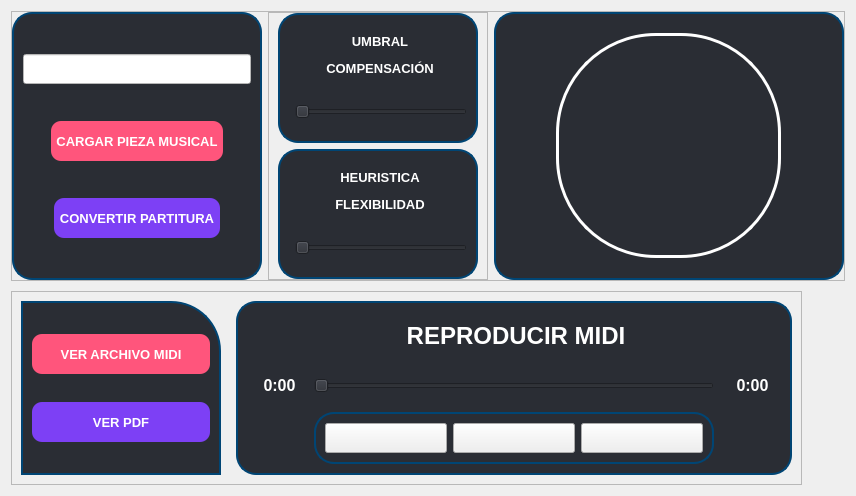
            <widget class="QWidget" name="accounts_page">
             <property name="styleSheet">
              <string notr="true"/>
             </property>
             <layout class="QVBoxLayout" name="verticalLayout_4">
              <property name="spacing">
               <number>10</number>
              </property>
              <item alignment="Qt::AlignLeft">
               <widget class="QFrame" name="top_frame">
                <property name="frameShape">
                 <enum>QFrame::StyledPanel</enum>
                </property>
                <property name="frameShadow">
                 <enum>QFrame::Raised</enum>
                </property>
                <layout class="QHBoxLayout" name="horizontalLayout_7">
                 <property name="leftMargin">
                  <number>0</number>
                 </property>
                 <property name="topMargin">
                  <number>0</number>
                 </property>
                 <property name="rightMargin">
                  <number>0</number>
                 </property>
                 <property name="bottomMargin">
                  <number>0</number>
                 </property>
                 <item alignment="Qt::AlignLeft">
                  <widget class="QFrame" name="loadWavFrame">
                   <property name="minimumSize">
                    <size>
                     <width>250</width>
                     <height>100</height>
                    </size>
                   </property>
                   <property name="maximumSize">
                    <size>
                     <width>600</width>
                     <height>300</height>
                    </size>
                   </property>
                   <property name="font">
                    <font>
                     <pointsize>8</pointsize>
                     <weight>50</weight>
                     <bold>false</bold>
                    </font>
                   </property>
                   <property name="styleSheet">
                    <string notr="true">QPushButton{
	color: rgb(255, 255, 255);
	background-color: rgba(255,85,124 255);
	border: 4px;
	border-radius: 10px;
	padding: 5px;

}
QPushButton:hover{
	/*background-color: rgb(0, 92, 157);*/
	border: 2px solid rgb(255, 255, 255);
}
QFrame{	
	color: rgb(255, 255, 255);
	background-color: rgba(42,45,52,255);
	border: 2px solid rgb(0, 69, 116);
	border-radius: 20px;
}

QLabel{
	padding: 10px;
	border: none;
}</string>
                   </property>
                   <property name="frameShape">
                    <enum>QFrame::StyledPanel</enum>
                   </property>
                   <property name="frameShadow">
                    <enum>QFrame::Raised</enum>
                   </property>
                   <layout class="QGridLayout" name="gridLayout">
                    <item row="3" column="0" alignment="Qt::AlignHCenter">
                     <widget class="QPushButton" name="scoreGenerateButton">
                      <property name="minimumSize">
                       <size>
                        <width>0</width>
                        <height>40</height>
                       </size>
                      </property>
                      <property name="maximumSize">
                       <size>
                        <width>200</width>
                        <height>16777215</height>
                       </size>
                      </property>
                      <property name="font">
                       <font>
                        <pointsize>10</pointsize>
                        <weight>75</weight>
                        <bold>true</bold>
                       </font>
                      </property>
                      <property name="styleSheet">
                       <string notr="true">
background-color: rgba(125,64,245,255);

</string>
                      </property>
                      <property name="text">
                       <string>CONVERTIR PARTITURA</string>
                      </property>
                     </widget>
                    </item>
                    <item row="1" column="0" alignment="Qt::AlignHCenter">
                     <widget class="QPushButton" name="loadWavButton">
                      <property name="minimumSize">
                       <size>
                        <width>0</width>
                        <height>40</height>
                       </size>
                      </property>
                      <property name="maximumSize">
                       <size>
                        <width>200</width>
                        <height>16777215</height>
                       </size>
                      </property>
                      <property name="font">
                       <font>
                        <family>MS Shell Dlg 2</family>
                        <pointsize>10</pointsize>
                        <weight>75</weight>
                        <italic>false</italic>
                        <bold>true</bold>
                        <underline>false</underline>
                       </font>
                      </property>
                      <property name="styleSheet">
                       <string notr="true"/>
                      </property>
                      <property name="text">
                       <string>CARGAR PIEZA MUSICAL</string>
                      </property>
                     </widget>
                    </item>
                    <item row="0" column="0">
                     <widget class="QLineEdit" name="loadWavEditLine">
                      <property name="enabled">
                       <bool>true</bool>
                      </property>
                      <property name="minimumSize">
                       <size>
                        <width>30</width>
                        <height>30</height>
                       </size>
                      </property>
                      <property name="styleSheet">
                       <string notr="true">background-color: rgb(255, 255, 255);
font: 12pt &quot;MS Shell Dlg 2&quot;;</string>
                      </property>
                      <property name="text">
                       <string/>
                      </property>
                     </widget>
                    </item>
                   </layout>
                  </widget>
                 </item>
                 <item alignment="Qt::AlignLeft|Qt::AlignVCenter">
                  <widget class="QFrame" name="SettingsFrame">
                   <property name="frameShape">
                    <enum>QFrame::StyledPanel</enum>
                   </property>
                   <property name="frameShadow">
                    <enum>QFrame::Raised</enum>
                   </property>
                   <layout class="QGridLayout" name="gridLayout_2">
                    <property name="topMargin">
                     <number>0</number>
                    </property>
                    <property name="bottomMargin">
                     <number>0</number>
                    </property>
                    <item row="0" column="0" alignment="Qt::AlignLeft">
                     <widget class="QFrame" name="umbralFrame">
                      <property name="minimumSize">
                       <size>
                        <width>200</width>
                        <height>100</height>
                       </size>
                      </property>
                      <property name="maximumSize">
                       <size>
                        <width>200</width>
                        <height>300</height>
                       </size>
                      </property>
                      <property name="styleSheet">
                       <string notr="true">QFrame{	
	color: rgb(255, 255, 255);
	background-color: rgba(42,45,52,255);
	border: 2px solid rgb(0, 69, 116);
	border-radius: 20px;
}
QPushButton{	
	color: rgb(255, 255, 255);
	background-color: rgb(0, 69, 116);
	border: none;
	border-radius: 10px;
}
QLabel{
	padding: 10px;
	border: none;
}</string>
                      </property>
                      <property name="frameShape">
                       <enum>QFrame::StyledPanel</enum>
                      </property>
                      <property name="frameShadow">
                       <enum>QFrame::Raised</enum>
                      </property>
                      <layout class="QFormLayout" name="formLayout_2">
                       <item row="1" column="1">
                        <widget class="QSlider" name="umbralSlider">
                         <property name="minimumSize">
                          <size>
                           <width>0</width>
                           <height>40</height>
                          </size>
                         </property>
                         <property name="maximumSize">
                          <size>
                           <width>200</width>
                           <height>16777215</height>
                          </size>
                         </property>
                         <property name="styleSheet">
                          <string notr="true">background-color: rgba(42,45,52,255)</string>
                         </property>
                         <property name="orientation">
                          <enum>Qt::Horizontal</enum>
                         </property>
                        </widget>
                       </item>
                       <item row="0" column="0" colspan="2">
                        <widget class="QLabel" name="umbralLabel">
                         <property name="maximumSize">
                          <size>
                           <width>200</width>
                           <height>80</height>
                          </size>
                         </property>
                         <property name="font">
                          <font>
                           <pointsize>12</pointsize>
                           <weight>75</weight>
                           <bold>true</bold>
                          </font>
                         </property>
                         <property name="text">
                          <string>&lt;html&gt;&lt;head/&gt;&lt;body&gt;&lt;p align=&quot;center&quot;&gt;&lt;span style=&quot; font-size:10pt; font-weight:600;&quot;&gt;UMBRAL&lt;/span&gt;&lt;/p&gt;&lt;p align=&quot;center&quot;&gt;&lt;span style=&quot; font-size:10pt; font-weight:600;&quot;&gt;COMPENSACIÓN&lt;/span&gt;&lt;/p&gt;&lt;/body&gt;&lt;/html&gt;</string>
                         </property>
                        </widget>
                       </item>
                      </layout>
                     </widget>
                    </item>
                    <item row="1" column="0" alignment="Qt::AlignLeft">
                     <widget class="QFrame" name="heuristicaFrame">
                      <property name="minimumSize">
                       <size>
                        <width>200</width>
                        <height>100</height>
                       </size>
                      </property>
                      <property name="maximumSize">
                       <size>
                        <width>200</width>
                        <height>300</height>
                       </size>
                      </property>
                      <property name="styleSheet">
                       <string notr="true">QFrame{	
	color: rgb(255, 255, 255);
	background-color: rgba(42,45,52,255);
	border: 2px solid rgb(0, 69, 116);
	border-radius: 20px;
}
QPushButton{	
	color: rgb(255, 255, 255);
	background-color: rgb(0, 69, 116);
	border: none;
	border-radius: 10px;
}
QLabel{
	padding: 10px;
	border: none;
}</string>
                      </property>
                      <property name="frameShape">
                       <enum>QFrame::StyledPanel</enum>
                      </property>
                      <property name="frameShadow">
                       <enum>QFrame::Raised</enum>
                      </property>
                      <layout class="QFormLayout" name="formLayout_4">
                       <item row="1" column="1">
                        <widget class="QSlider" name="heuristicaSlider">
                         <property name="minimumSize">
                          <size>
                           <width>0</width>
                           <height>40</height>
                          </size>
                         </property>
                         <property name="maximumSize">
                          <size>
                           <width>200</width>
                           <height>16777215</height>
                          </size>
                         </property>
                         <property name="styleSheet">
                          <string notr="true">background-color: rgba(42,45,52,255)</string>
                         </property>
                         <property name="orientation">
                          <enum>Qt::Horizontal</enum>
                         </property>
                        </widget>
                       </item>
                       <item row="0" column="0" colspan="2">
                        <widget class="QLabel" name="heuristicaLabel">
                         <property name="maximumSize">
                          <size>
                           <width>200</width>
                           <height>80</height>
                          </size>
                         </property>
                         <property name="font">
                          <font>
                           <pointsize>12</pointsize>
                           <weight>75</weight>
                           <bold>true</bold>
                          </font>
                         </property>
                         <property name="text">
                          <string>&lt;html&gt;&lt;head/&gt;&lt;body&gt;&lt;p align=&quot;center&quot;&gt;&lt;span style=&quot; font-size:10pt;&quot;&gt;HEURISTICA&lt;/span&gt;&lt;/p&gt;&lt;p align=&quot;center&quot;&gt;&lt;span style=&quot; font-size:10pt;&quot;&gt;FLEXIBILIDAD&lt;/span&gt;&lt;/p&gt;&lt;/body&gt;&lt;/html&gt;</string>
                         </property>
                        </widget>
                       </item>
                      </layout>
                     </widget>
                    </item>
                   </layout>
                  </widget>
                 </item>
                 <item alignment="Qt::AlignLeft">
                  <widget class="QFrame" name="statusFrame">
                   <property name="minimumSize">
                    <size>
                     <width>350</width>
                     <height>0</height>
                    </size>
                   </property>
                   <property name="styleSheet">
                    <string notr="true">QFrame{	
	color: rgb(255, 255, 255);
	background-color: rgba(42,45,52,255);
	border: 2px solid rgb(0, 69, 116);
	border-radius: 20px;
}
QPushButton{	
	color: rgb(255, 255, 255);
	background-color: rgb(0, 69, 116);
	border: none;
	border-radius: 10px;
}
QLabel{
	padding: 10px;
	border: none;
}</string>
                   </property>
                   <property name="frameShape">
                    <enum>QFrame::StyledPanel</enum>
                   </property>
                   <property name="frameShadow">
                    <enum>QFrame::Raised</enum>
                   </property>
                   <layout class="QGridLayout" name="gridLayout_6">
                    <item row="0" column="0" alignment="Qt::AlignHCenter|Qt::AlignVCenter">
                     <widget class="QFrame" name="progress_cont">
                      <property name="minimumSize">
                       <size>
                        <width>225</width>
                        <height>225</height>
                       </size>
                      </property>
                      <property name="maximumSize">
                       <size>
                        <width>225</width>
                        <height>225</height>
                       </size>
                      </property>
                      <property name="styleSheet">
                       <string notr="true">QFrame{		
	background-color: rgb(255, 255, 255,0);
	border: 3px solid rgb(255, 255, 255);
	border-radius: 100px;
}</string>
                      </property>
                      <property name="frameShape">
                       <enum>QFrame::NoFrame</enum>
                      </property>
                      <property name="frameShadow">
                       <enum>QFrame::Raised</enum>
                      </property>
                      <layout class="QHBoxLayout" name="horizontalLayout_9">
                       <item>
                        <widget class="roundProgressBar" name="progress" native="true">
                         <property name="styleSheet">
                          <string notr="true">border-radius: 0px;
background-color: rgba(255, 255, 255,0);</string>
                         </property>
                        </widget>
                       </item>
                      </layout>
                     </widget>
                    </item>
                   </layout>
                  </widget>
                 </item>
                </layout>
               </widget>
              </item>
              <item alignment="Qt::AlignLeft">
               <widget class="QFrame" name="bottom_frame">
                <property name="frameShape">
                 <enum>QFrame::StyledPanel</enum>
                </property>
                <property name="frameShadow">
                 <enum>QFrame::Raised</enum>
                </property>
                <layout class="QGridLayout" name="gridLayout_3">
                 <property name="horizontalSpacing">
                  <number>15</number>
                 </property>
                 <item row="0" column="0" alignment="Qt::AlignLeft">
                  <widget class="QFrame" name="login_response_frame_7">
                   <property name="minimumSize">
                    <size>
                     <width>200</width>
                     <height>100</height>
                    </size>
                   </property>
                   <property name="maximumSize">
                    <size>
                     <width>600</width>
                     <height>300</height>
                    </size>
                   </property>
                   <property name="font">
                    <font>
                     <pointsize>8</pointsize>
                     <weight>50</weight>
                     <bold>false</bold>
                    </font>
                   </property>
                   <property name="styleSheet">
                    <string notr="true">QPushButton{
	color: rgb(255, 255, 255);
	background-color: rgba(255,85,124 255);
	border: 4px;
	border-radius: 10px;
	padding: 5px;

}
QPushButton:hover{
	border: 2px solid rgb(255, 255, 255);
}

QFrame{	
	color: rgb(255, 255, 255);
	background-color: rgba(42,45,52,255);
	border: 2px solid rgb(0, 69, 116);
	border-top-right-radius: 50px;
}
QLabel{
	padding: 10px;
	border: none;
}</string>
                   </property>
                   <property name="frameShape">
                    <enum>QFrame::StyledPanel</enum>
                   </property>
                   <property name="frameShadow">
                    <enum>QFrame::Raised</enum>
                   </property>
                   <layout class="QVBoxLayout" name="verticalLayout_10">
                    <item>
                     <widget class="QPushButton" name="generarMIDIButton">
                      <property name="minimumSize">
                       <size>
                        <width>0</width>
                        <height>40</height>
                       </size>
                      </property>
                      <property name="maximumSize">
                       <size>
                        <width>200</width>
                        <height>16777215</height>
                       </size>
                      </property>
                      <property name="font">
                       <font>
                        <family>MS Shell Dlg 2</family>
                        <pointsize>10</pointsize>
                        <weight>75</weight>
                        <italic>false</italic>
                        <bold>true</bold>
                        <underline>false</underline>
                       </font>
                      </property>
                      <property name="styleSheet">
                       <string notr="true"/>
                      </property>
                      <property name="text">
                       <string>VER ARCHIVO MIDI</string>
                      </property>
                     </widget>
                    </item>
                    <item>
                     <widget class="QPushButton" name="generarPDFButton">
                      <property name="minimumSize">
                       <size>
                        <width>0</width>
                        <height>40</height>
                       </size>
                      </property>
                      <property name="maximumSize">
                       <size>
                        <width>200</width>
                        <height>16777215</height>
                       </size>
                      </property>
                      <property name="font">
                       <font>
                        <pointsize>10</pointsize>
                        <weight>75</weight>
                        <bold>true</bold>
                       </font>
                      </property>
                      <property name="styleSheet">
                       <string notr="true">background-color: rgba(125,64,245,255);

</string>
                      </property>
                      <property name="text">
                       <string>VER PDF</string>
                      </property>
                     </widget>
                    </item>
                   </layout>
                  </widget>
                 </item>
                 <item row="0" column="1" alignment="Qt::AlignLeft">
                  <widget class="QFrame" name="music_player_frame">
                   <property name="minimumSize">
                    <size>
                     <width>300</width>
                     <height>100</height>
                    </size>
                   </property>
                   <property name="maximumSize">
                    <size>
                     <width>700</width>
                     <height>300</height>
                    </size>
                   </property>
                   <property name="font">
                    <font>
                     <pointsize>8</pointsize>
                     <weight>50</weight>
                     <bold>false</bold>
                    </font>
                   </property>
                   <property name="styleSheet">
                    <string notr="true">QFrame{	
	color: rgb(255, 255, 255);
	background-color: rgba(42,45,52,255);
	border: 2px solid rgb(0, 69, 116);
	border-radius: 20px;
}

QLabel{
	padding: 10px;
	border: none;
}</string>
                   </property>
                   <property name="frameShape">
                    <enum>QFrame::StyledPanel</enum>
                   </property>
                   <property name="frameShadow">
                    <enum>QFrame::Raised</enum>
                   </property>
                   <layout class="QGridLayout" name="gridLayout_4">
                    <item row="0" column="1" alignment="Qt::AlignHCenter">
                     <widget class="QLabel" name="musicTitleLabel">
                      <property name="maximumSize">
                       <size>
                        <width>300</width>
                        <height>80</height>
                       </size>
                      </property>
                      <property name="font">
                       <font>
                        <pointsize>12</pointsize>
                        <weight>75</weight>
                        <bold>true</bold>
                       </font>
                      </property>
                      <property name="styleSheet">
                       <string notr="true">color: rgb(255, 255, 255);</string>
                      </property>
                      <property name="text">
                       <string>&lt;html&gt;&lt;head/&gt;&lt;body&gt;&lt;p align=&quot;center&quot;&gt;&lt;span style=&quot; font-size:18pt;&quot;&gt;REPRODUCIR MIDI&lt;/span&gt;&lt;/p&gt;&lt;/body&gt;&lt;/html&gt;</string>
                      </property>
                     </widget>
                    </item>
                    <item row="1" column="0">
                     <widget class="QLabel" name="timestampLabel">
                      <property name="maximumSize">
                       <size>
                        <width>200</width>
                        <height>80</height>
                       </size>
                      </property>
                      <property name="font">
                       <font>
                        <pointsize>12</pointsize>
                        <weight>75</weight>
                        <bold>true</bold>
                       </font>
                      </property>
                      <property name="text">
                       <string>&lt;html&gt;&lt;head/&gt;&lt;body&gt;&lt;p align=&quot;center&quot;&gt;0:00&lt;/p&gt;&lt;/body&gt;&lt;/html&gt;</string>
                      </property>
                     </widget>
                    </item>
                    <item row="1" column="1">
                     <widget class="QSlider" name="timestampSlider">
                      <property name="minimumSize">
                       <size>
                        <width>400</width>
                        <height>40</height>
                       </size>
                      </property>
                      <property name="maximumSize">
                       <size>
                        <width>500</width>
                        <height>16777215</height>
                       </size>
                      </property>
                      <property name="styleSheet">
                       <string notr="true">background-color: rgba(42,45,52,255)</string>
                      </property>
                      <property name="orientation">
                       <enum>Qt::Horizontal</enum>
                      </property>
                     </widget>
                    </item>
                    <item row="1" column="2">
                     <widget class="QLabel" name="totaltimeLabel">
                      <property name="maximumSize">
                       <size>
                        <width>200</width>
                        <height>80</height>
                       </size>
                      </property>
                      <property name="font">
                       <font>
                        <pointsize>12</pointsize>
                        <weight>75</weight>
                        <bold>true</bold>
                       </font>
                      </property>
                      <property name="text">
                       <string>&lt;html&gt;&lt;head/&gt;&lt;body&gt;&lt;p align=&quot;center&quot;&gt;0:00&lt;/p&gt;&lt;/body&gt;&lt;/html&gt;</string>
                      </property>
                     </widget>
                    </item>
                    <item row="2" column="1" alignment="Qt::AlignVCenter">
                     <widget class="QFrame" name="button_music_player_frame">
                      <property name="styleSheet">
                       <string notr="true">QPushButton:hover{
	background-color: rgb(0, 92, 157);
}</string>
                      </property>
                      <property name="frameShape">
                       <enum>QFrame::StyledPanel</enum>
                      </property>
                      <property name="frameShadow">
                       <enum>QFrame::Raised</enum>
                      </property>
                      <layout class="QHBoxLayout" name="horizontalLayout_8">
                       <item>
                        <widget class="QPushButton" name="playButton">
                         <property name="minimumSize">
                          <size>
                           <width>50</width>
                           <height>30</height>
                          </size>
                         </property>
                         <property name="maximumSize">
                          <size>
                           <width>16777215</width>
                           <height>16777215</height>
                          </size>
                         </property>
                         <property name="cursor">
                          <cursorShape>PointingHandCursor</cursorShape>
                         </property>
                         <property name="text">
                          <string/>
                         </property>
                         <property name="icon">
                          <iconset resource="../harmonic/0 interfaz/recursos.qrc">
                           <normaloff>:/icons/icons/cil-media-play.png</normaloff>:/icons/icons/cil-media-play.png</iconset>
                         </property>
                         <property name="iconSize">
                          <size>
                           <width>24</width>
                           <height>24</height>
                          </size>
                         </property>
                        </widget>
                       </item>
                       <item>
                        <widget class="QPushButton" name="pauseButton">
                         <property name="minimumSize">
                          <size>
                           <width>50</width>
                           <height>30</height>
                          </size>
                         </property>
                         <property name="maximumSize">
                          <size>
                           <width>16777215</width>
                           <height>16777215</height>
                          </size>
                         </property>
                         <property name="cursor">
                          <cursorShape>PointingHandCursor</cursorShape>
                         </property>
                         <property name="text">
                          <string/>
                         </property>
                         <property name="icon">
                          <iconset resource="../harmonic/0 interfaz/recursos.qrc">
                           <normaloff>:/icons/icons/cil-media-pause.png</normaloff>:/icons/icons/cil-media-pause.png</iconset>
                         </property>
                         <property name="iconSize">
                          <size>
                           <width>24</width>
                           <height>24</height>
                          </size>
                         </property>
                        </widget>
                       </item>
                       <item>
                        <widget class="QPushButton" name="stopButton">
                         <property name="minimumSize">
                          <size>
                           <width>50</width>
                           <height>30</height>
                          </size>
                         </property>
                         <property name="maximumSize">
                          <size>
                           <width>16777215</width>
                           <height>16777215</height>
                          </size>
                         </property>
                         <property name="cursor">
                          <cursorShape>PointingHandCursor</cursorShape>
                         </property>
                         <property name="text">
                          <string/>
                         </property>
                         <property name="icon">
                          <iconset resource="../harmonic/0 interfaz/recursos.qrc">
                           <normaloff>:/icons/icons/cil-media-stop.png</normaloff>:/icons/icons/cil-media-stop.png</iconset>
                         </property>
                         <property name="iconSize">
                          <size>
                           <width>24</width>
                           <height>24</height>
                          </size>
                         </property>
                        </widget>
                       </item>
                      </layout>
                     </widget>
                    </item>
                   </layout>
                  </widget>
                 </item>
                </layout>
               </widget>
              </item>
             </layout>
            </widget>
